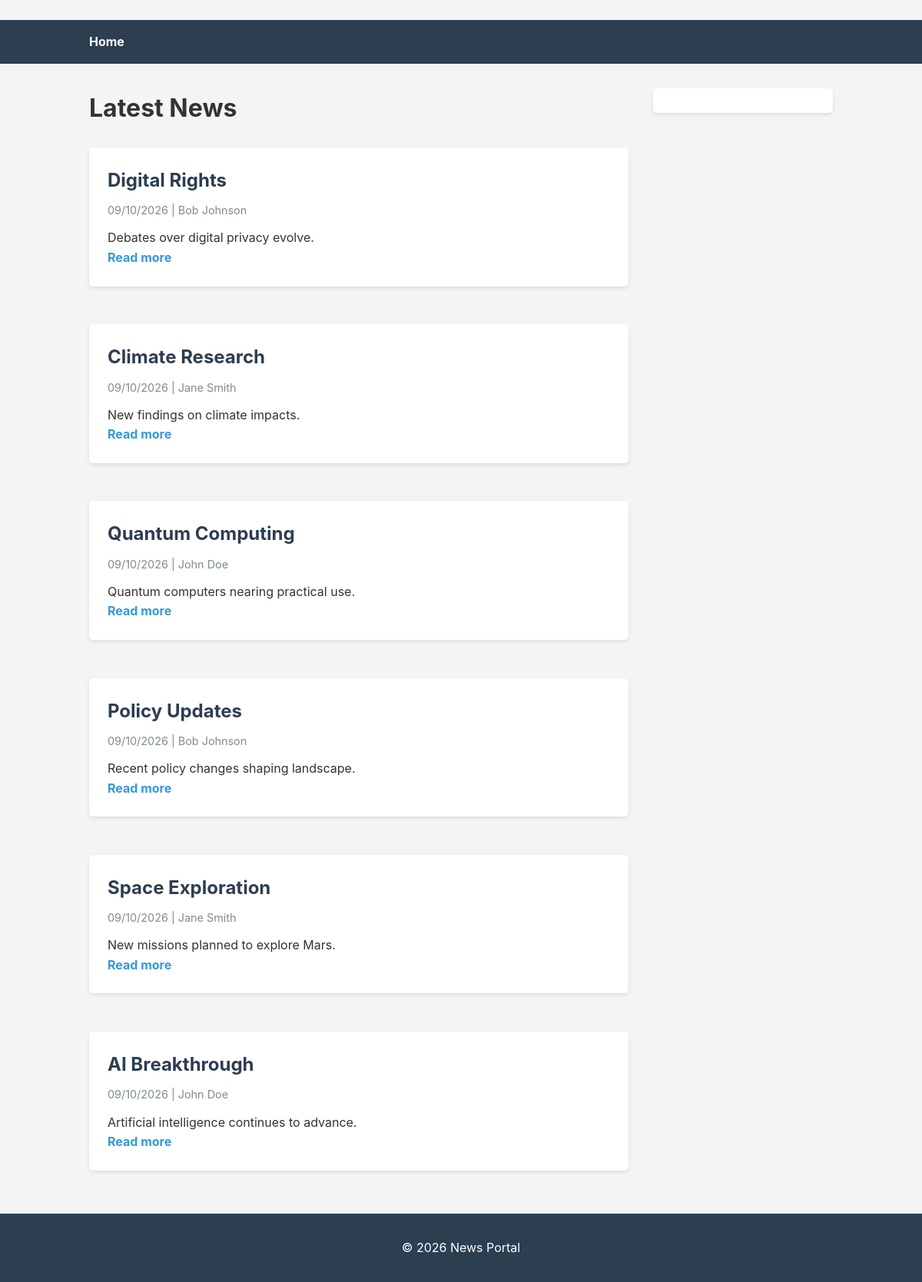
The page /news/ on the database as committed earlier.
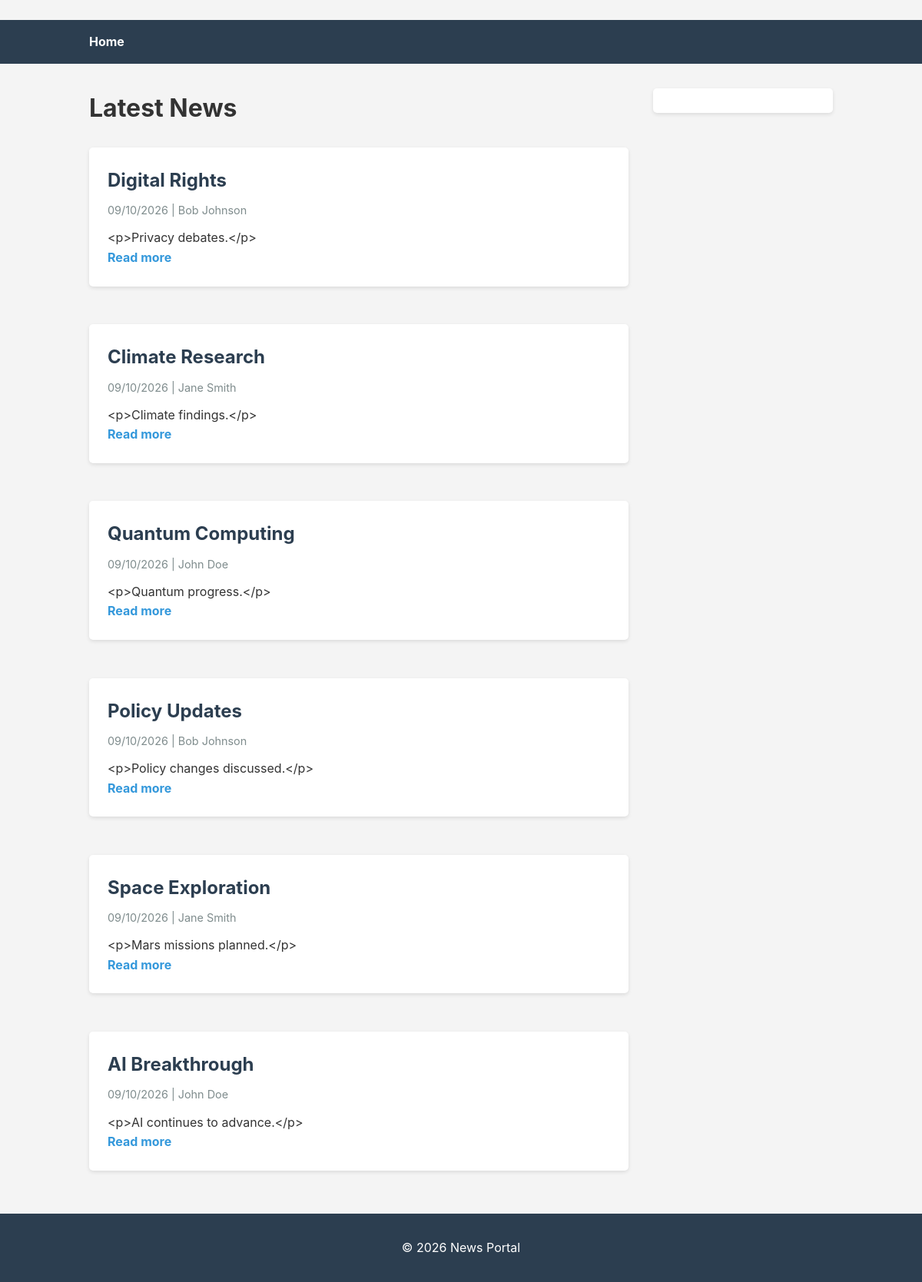
The same page on the database as committed later.
### news/models.py (models this page shows, shortened)
class Article(models.Model):
    title = models.CharField(max_length=250)
    slug = models.SlugField(max_length=280, unique=True, blank=True)
    content = models.TextField()
    published_at = models.DateTimeField()
    image = models.ImageField(upload_to='articles/', blank=True, null=True)
    author = models.ForeignKey(Author, on_delete=models.CASCADE, related_name='articles')
    categories = models.ManyToManyField(Category, related_name='articles', blank=True)
    class Meta:
        ordering = ['-published_at']

class Author(models.Model):
    name = models.CharField(max_length=150)
    bio = models.TextField(blank=True)
    photo = models.ImageField(upload_to='authors/', blank=True, null=True)
    class Meta:
        ordering = ['name']

### news/views.py (the view)
# urls.py: path('', views.index, name='index'),
def index(request):
    articles = Article.objects.select_related('author').prefetch_related('categories').all()
    return render(request, 'news/index.html', {'articles': articles})

### templates/news/index.html (shortened to what this page needs)
﻿{% extends 'base.html' %}
{% block content %}
    <h1>Latest News</h1>
    {% for article in articles %}
        {% include 'news/_article_card.html' %}
    {% empty %}
        <p>No articles available.</p>
    {% endfor %}
{% endblock %}

### templates/news/_article_card.html (shortened to what this page needs)
﻿{% load static %}
<div class="article-card">
    <h2><a href="{% url 'news:article_detail' article.pk %}">{{ article.title }}</a></h2>
    <p class="meta">{{ article.published_at|date:"d/m/Y" }} | {{ article.author.name }}</p>
    <p>{{ article.content|truncatewords:30 }}</p>
    <a href="{% url 'news:article_detail' article.pk %}" class="read-more">Read more</a>
</div>

Rows that differ between the two databases and show on the page:
changed Article "Digital Rights": content "Debates over digital privacy evolve." → "<p>Privacy debates.</p>"
changed Article "Climate Research": content "New findings on climate impacts." → "<p>Climate findings.</p>"
changed Article "Quantum Computing": content "Quantum computers nearing practical use." → "<p>Quantum progress.</p>"
changed Article "Policy Updates": content "Recent policy changes shaping landscape." → "<p>Policy changes discussed.</p>"
changed Article "Space Exploration": content "New missions planned to explore Mars." → "<p>Mars missions planned.</p>"
changed Article "AI Breakthrough": content "Artificial intelligence continues to advance." → "<p>AI continues to advance.</p>"
